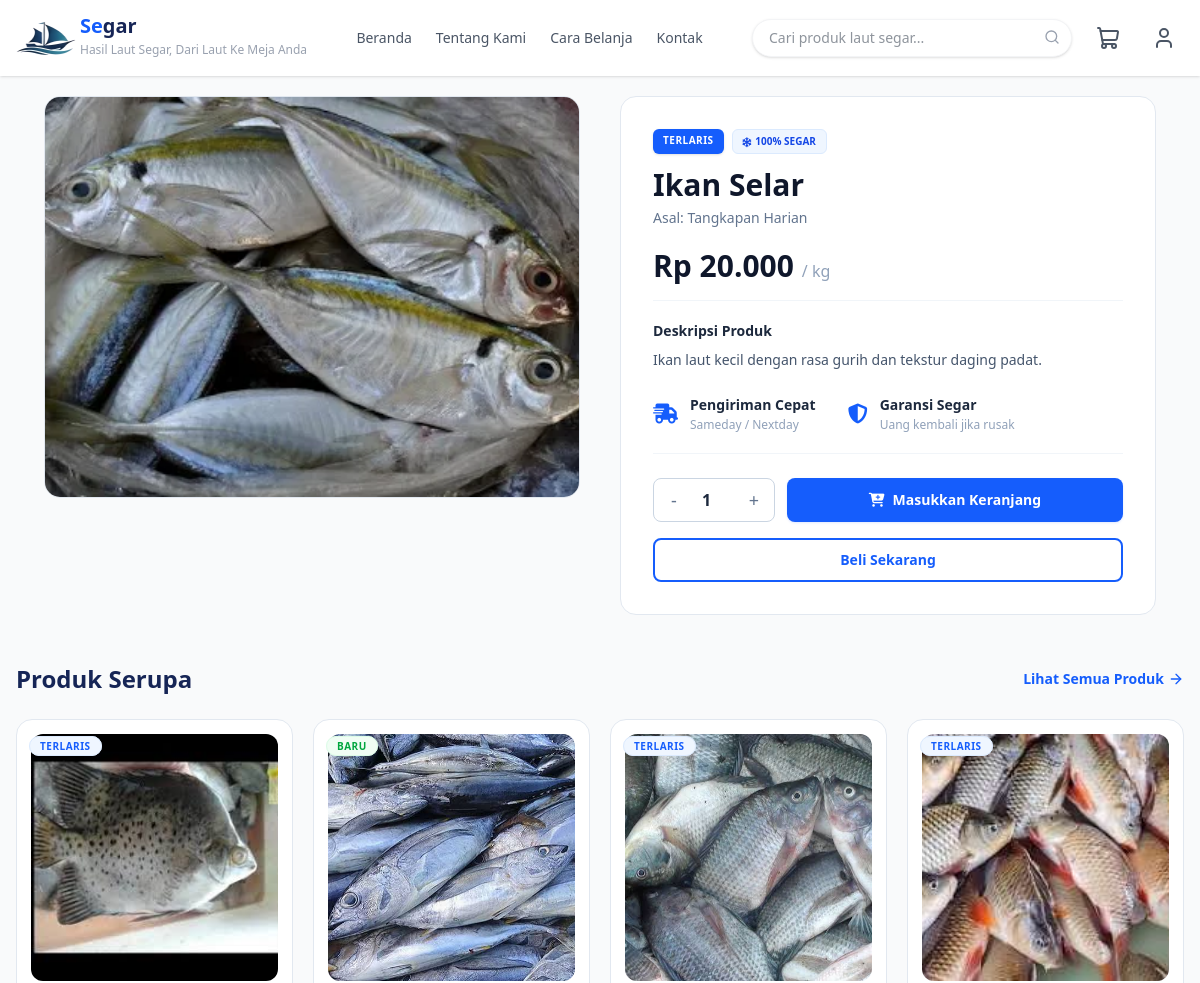
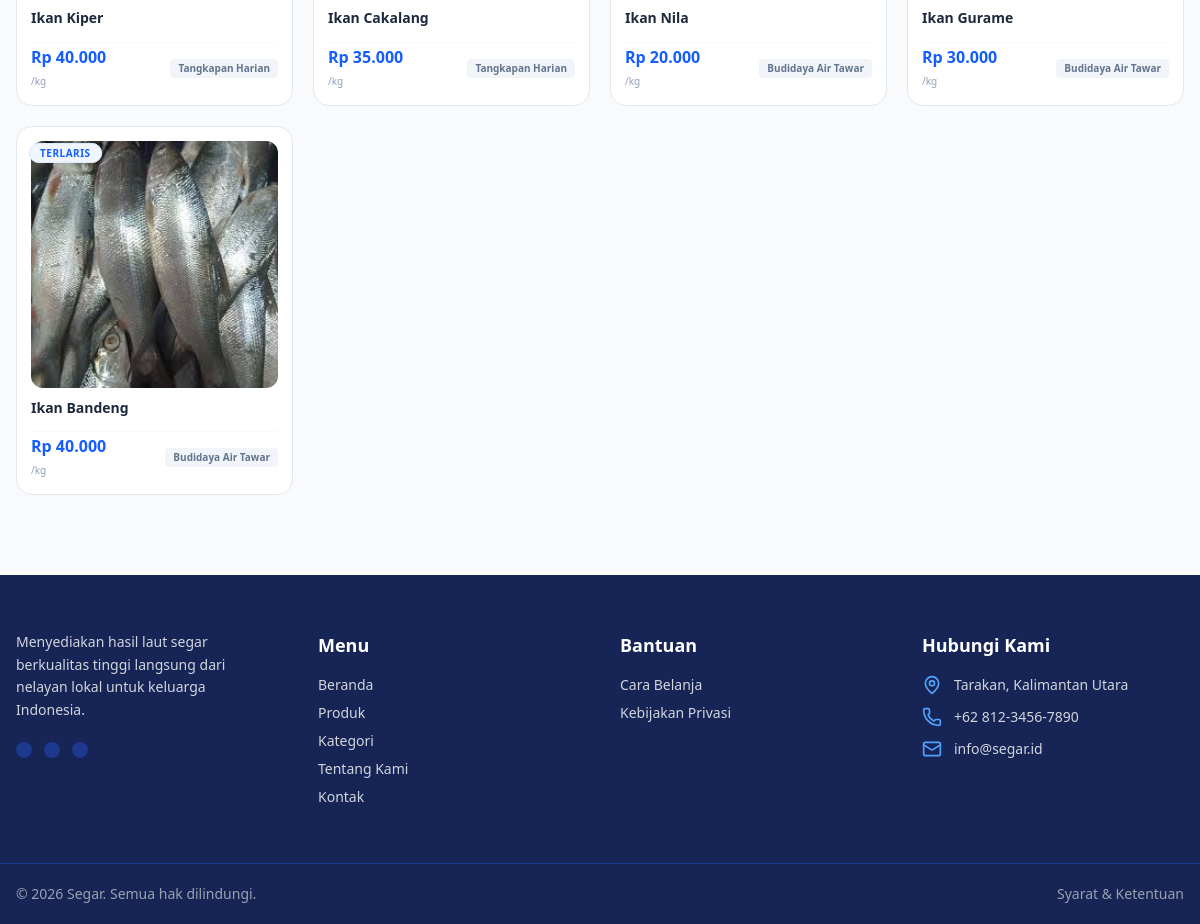
The app's page /pages/product-details.php?produk=ikan-selar (signed in) with its own data (2 pictures, top to bottom).
### tables this page shows
CREATE TABLE `products` (
  `id` int(11) NOT NULL,
  `user_id` int(11) NOT NULL,
  `nama_produk` varchar(150) NOT NULL,
  `slug` varchar(150) DEFAULT NULL,
  `kategori` varchar(50) DEFAULT NULL,
  `deskripsi` text DEFAULT NULL,
  `harga` decimal(12,2) NOT NULL,
  `stok` int(11) DEFAULT 0,
  `berat` decimal(8,2) DEFAULT NULL,
  `satuan` varchar(20) DEFAULT NULL,
  `asal_produk` varchar(100) DEFAULT NULL,
  `badge` varchar(50) DEFAULT NULL,
  `status` enum('aktif','nonaktif') DEFAULT 'aktif',
  `created_at` timestamp NOT NULL DEFAULT current_timestamp(),
  `updated_at` timestamp NULL DEFAULT NULL
);

### pages/product-details.php (the view, shortened to what this page needs)
<?php
include '../config/koneksi.php';
$slug_produk = mysqli_real_escape_string($conn, $_GET['produk']);
$query_produk = "SELECT * FROM products WHERE slug = '$slug_produk' AND status = 'aktif' LIMIT 1";
$result_produk = mysqli_query($conn, $query_produk);
$row = mysqli_fetch_assoc($result_produk);
$query_gambar = "SELECT nama_file FROM product_images WHERE product_id = '{$row['id']}' ORDER BY id ASC";
$result_gambar = mysqli_query($conn, $query_gambar);
$daftar_gambar = [];
while ($img = mysqli_fetch_assoc($result_gambar)) {
    $daftar_gambar[] = $img['nama_file'];
}
$icon_kategori = 'fish';
$badge_text = !empty($row['badge']) ? htmlspecialchars($row['badge']) : 'SEGAR';
$badge_class = ($badge_text === 'TERLARIS')
    ? 'bg-blue-600 text-white'
    : (($badge_text === 'PROMO') ? 'bg-red-600 text-white' : 'bg-green-600 text-white');
?>
<!DOCTYPE html>
<html lang="id">
    <?php include '../includes/head.php'; ?>
<body class="bg-gray-50 text-gray-800 font-sans">
    <?php include '../includes/header.php'; ?>
    <main class="max-w-6xl mx-auto mt-5 px-5 grid grid-cols-1 lg:grid-cols-2 gap-10">
        <div class="flex flex-col gap-4">
            <div class="relative bg-white border border-slate-200 rounded-2xl overflow-hidden aspect-[4/3] flex items-center justify-center">
                <?php if (!empty($daftar_gambar) && file_exists("../assets/img/product-image/" . $daftar_gambar[0])): ?>
                    <img id="main-product-img" src="../assets/img/product-image/<?= $daftar_gambar[0]; ?>" alt="<?= htmlspecialchars($row['nama_produk']); ?>" class="w-full h-full object-cover">
                <?php else: ?>
                    <div class="w-full h-full flex items-center justify-center text-blue-500/70 p-1 bg-slate-50">
                        <i data-lucide="<?= $icon_kategori; ?>" class="w-24 h-24"></i>
                    </div>
                <?php endif; ?>
            </div>
        </div>
        <div class="bg-white border border-slate-200 rounded-2xl p-6 md:p-8 flex flex-col">
            <div class="flex flex-wrap gap-2 mb-3">
                <span class="<?= $badge_class; ?> text-[10px] font-bold px-2.5 py-1 rounded-md uppercase tracking-wider shadow-sm"><?= $badge_text; ?></span>
                <span class="bg-blue-50 text-blue-700 text-[10px] font-semibold px-2.5 py-1 rounded-md flex items-center gap-1 border border-blue-100">
                    <i class="fa-solid fa-snowflake"></i> 100% SEGAR
                </span>
            </div>
            <h1 class="text-3xl font-bold text-slate-900 leading-tight mb-1"><?= htmlspecialchars($row['nama_produk']); ?></h1>
            <p class="text-sm text-slate-400 mb-5">
                <?php if (!empty($row['asal_produk'])): ?>
                    <span class="text-slate-500 font-medium">Asal: <?= htmlspecialchars($row['asal_produk']); ?></span>
                <?php endif; ?>
            </p>
            <div class="text-3xl font-bold text-slate-900 pb-4 mb-5 border-b border-slate-100">
                Rp <?= number_format($row['harga'], 0, ',', '.'); ?> <span class="text-base text-slate-400 font-normal">/ <?= htmlspecialchars($row['satuan'] ?? 'kg'); ?></span>
            </div>
            <div class="text-sm font-semibold text-slate-800 mb-2">Deskripsi Produk</div>
            <p class="text-sm text-slate-600 leading-relaxed mb-6">
                <?= nl2br(htmlspecialchars($row['deskripsi'])); ?>
            </p>
            <div class="flex gap-8 pb-5 mb-6 border-b border-slate-100">
                <div class="flex items-center gap-3 text-sm font-semibold text-slate-800">
                    <i class="fa-solid fa-truck-fast text-xl text-blue-600"></i>
                    <div>
                        Pengiriman Cepat
                        <span class="block text-xs text-slate-400 font-normal mt-0.5">Sameday / Nextday</span>
                    </div>
                </div>
                <div class="flex items-center gap-3 text-sm font-semibold text-slate-800">
                    <i class="fa-solid fa-shield-halved text-xl text-blue-600"></i>
                    <div>
                        Garansi Segar
                        <span class="block text-xs text-slate-400 font-normal mt-0.5">Uang kembali jika rusak</span>
                    </div>
                </div>
            </div>
            <form action="checkout.php" method="GET" id="form-checkout-direct">
    <div class="flex flex-col sm:flex-row gap-3 items-stretch sm:items-center mb-4">
        <div class="flex items-center border border-slate-300 rounded-lg h-11 bg-white justify-between sm:justify-start">
            <button type="button" class="w-10 h-full text-lg text-slate-500 hover:bg-slate-100 rounded-l-lg transition cursor-pointer" onclick="updateQty(-1)">-</button>
            <input type="number" id="product-qty" name="qty" value="1" min="1" max="<?= $row['stok']; ?>" readonly class="w-10 text-center font-semibold text-slate-800 border-none outline-none">
            <button type="button" class="w-10 h-full text-lg text-slate-500 hover:bg-slate-100 rounded-r-lg transition cursor-pointer" onclick="updateQty(1)">+</button>
        </div>
        <button type="button" id="btn-add-cart" class="flex-1 h-11 bg-blue-600 text-white font-semibold rounded-lg text-sm flex items-center justify-center gap-2 hover:bg-blue-700 transition shadow-sm shadow-blue-600/10 cursor-pointer">
            <i class="fa-solid fa-cart-plus"></i> Masukkan Keranjang
        </button>
    </div>
    <button type="submit" class="w-full h-11 bg-white text-blue-600 font-semibold border-2 border-blue-600 rounded-lg text-sm hover:bg-blue-50 transition cursor-pointer">
        Beli Sekarang
    </button>
</form>
        </div>
    </main>
    <section class="max-w-7xl mx-auto px-4 my-12">
    <div class="flex justify-between items-center mb-6">
        <h2 class="text-2xl font-bold text-blue-950">Produk Serupa</h2>
        <a href="kategori.php" class="text-blue-600 font-semibold text-sm hover:underline flex items-center gap-1">
            Lihat Semua Produk
            <i data-lucide="arrow-right" class="w-4 h-4"></i>
        </a>
    </div>
    <div class="grid grid-cols-1 sm:grid-cols-2 md:grid-cols-3 lg:grid-cols-4 xl:grid-cols-5 gap-5">
        <?php
        $kategori_sekarang = mysqli_real_escape_string($conn, $row['kategori']);
        $query_serupa = "SELECT p.*, (SELECT pi.nama_file FROM product_images pi WHERE pi.product_id = p.id LIMIT 1) as gambar_utama
                         FROM products p
                         WHERE p.kategori = '$kategori_sekarang' AND p.id != '{$row['id']}' AND p.status = 'aktif'
                         ORDER BY RAND() LIMIT 5";
        $result_serupa = mysqli_query($conn, $query_serupa);
        if (mysqli_num_rows($result_serupa) > 0) {
            while ($row_serupa = mysqli_fetch_assoc($result_serupa)) {
                $s_badge_text = !empty($row_serupa['badge']) ? htmlspecialchars($row_serupa['badge']) : 'SEGAR';
                $s_badge_class = ($s_badge_text === 'TERLARIS') ? 'bg-blue-50 text-blue-600 border-blue-100' : (($s_badge_text === 'PROMO') ? 'bg-red-50 text-red-600 border-red-100' : 'bg-green-50 text-green-600 border-green-100');
        ?>
            <a href="product-details.php?produk=<?= $row_serupa['slug']; ?>" class="w-full bg-white border border-slate-200 rounded-2xl p-3.5 hover:shadow-sm hover:-translate-y-[2px] transition-all duration-200 relative flex flex-col group">
                <div class="absolute top-3 left-3 z-10">
                    <span class="<?= $s_badge_class; ?> text-[10px] font-bold px-2.5 py-0.5 rounded-full uppercase tracking-wider border">
                        <?= $s_badge_text; ?>
                    </span>
                </div>
                <div class="w-full aspect-square flex items-center justify-center overflow-hidden rounded-xl mb-2.5 bg-slate-50 relative">
                    <?php if (!empty($row_serupa['gambar_utama']) && file_exists("../assets/img/product-image/" . $row_serupa['gambar_utama'])): ?>
                        <img src="../assets/img/product-image/<?= $row_serupa['gambar_utama']; ?>" alt="<?= htmlspecialchars($row_serupa['nama_produk']); ?>" class="w-full h-full object-cover">
                    <?php else: ?>
                        <div class="w-full h-full flex items-center justify-center text-blue-500/70 p-1">
                            <i data-lucide="fish" class="w-14 h-14"></i>
                        </div>
                    <?php endif; ?>
                </div>
                <div class="space-y-0.5 mb-2.5 flex-1 flex flex-col">
                    <h4 class="font-bold text-slate-800 text-sm leading-snug line-clamp-2" title="<?= htmlspecialchars($row_serupa['nama_produk']); ?>">
                        <?= htmlspecialchars($row_serupa['nama_produk']); ?>
                    </h4>
                </div>
                <div class="flex items-center justify-between pt-1 border-t border-slate-50 mt-1">
                    <div>
                        <span class="text-blue-600 font-extrabold text-sm md:text-base block leading-tight">
                            Rp <?= number_format($row_serupa['harga'], 0, ',', '.'); ?>
                        </span>
                        <span class="text-[10px] text-slate-400">/<?= htmlspecialchars($row_serupa['satuan'] ?? 'kg'); ?></span>
                    </div>
                    <div class="text-right max-w-[50%]">
                        <span class="text-[10px] font-semibold text-slate-500 bg-slate-100 px-2 py-0.5 rounded truncate block" title="<?= htmlspecialchars($row_serupa['asal_produk'] ?? 'Lokal'); ?>">
                            <?= !empty($row_serupa['asal_produk']) ? htmlspecialchars($row_serupa['asal_produk']) : 'Lokal'; ?>
                        </span>
                    </div>
                </div>
            </a>
            <?php
                }
            } else {
                echo '<div class="col-span-full py-8 text-center text-slate-400">Belum ada produk serupa lainnya.</div>';
            }
            ?>
        </div>
    </section>
    <?php
        include '../includes/footer.php';
    ?>
</body>
</html>

### records on screen
products: badge "TERLARIS", nama_produk "Ikan Selar", asal_produk "Tangkapan Harian", harga "20.000", satuan "kg", deskripsi "Ikan laut kecil dengan rasa gurih dan tekstur daging padat."
products: badge "TERLARIS", shows a picture, nama_produk "Ikan Kiper", harga "40.000", satuan "kg", asal_produk "Tangkapan Harian"
products: badge "BARU", shows a picture, nama_produk "Ikan Cakalang", harga "35.000", satuan "kg", asal_produk "Tangkapan Harian"
products: badge "TERLARIS", shows a picture, nama_produk "Ikan Nila", harga "20.000", satuan "kg", asal_produk "Budidaya Air Tawar"
products: badge "TERLARIS", shows a picture, nama_produk "Ikan Gurame", harga "30.000", satuan "kg", asal_produk "Budidaya Air Tawar"
products: badge "TERLARIS", shows a picture, nama_produk "Ikan Bandeng", harga "40.000", satuan "kg", asal_produk "Budidaya Air Tawar"
